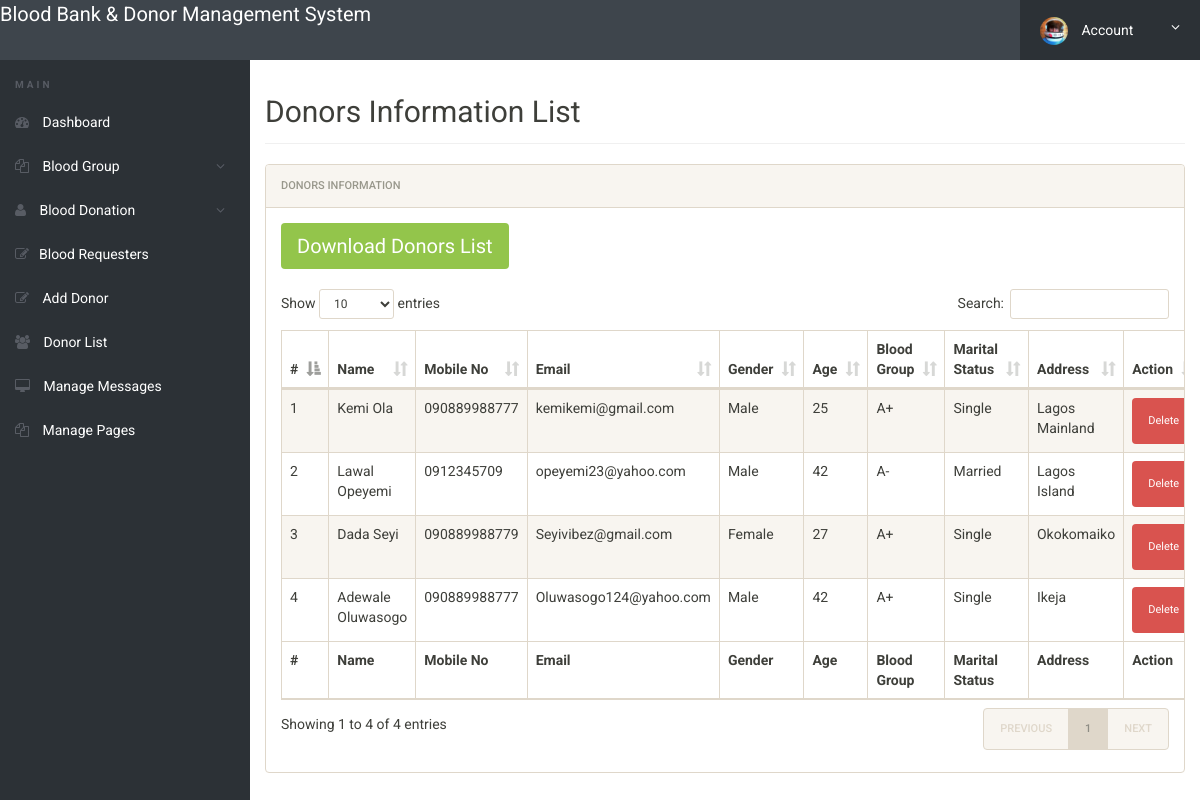
/admin/donor-list.php (signed in), run on the app's committed database.
### tables this page shows
CREATE TABLE `tblblooddonors` (
  `Id` int(10) NOT NULL,
  `FirstName` varchar(1000) NOT NULL,
  `LastName` varchar(1000) NOT NULL,
  `MobileNumber` varchar(20) NOT NULL,
  `EmailId` varchar(1000) NOT NULL,
  `Gender` varchar(10) NOT NULL,
  `Age` varchar(100) NOT NULL,
  `BloodGroup` varchar(10) NOT NULL,
  `MaritalStatus` varchar(1000) NOT NULL,
  `Address` varchar(10000) NOT NULL,
  `GenoType` varchar(10) NOT NULL,
  `Status` varchar(10) NOT NULL,
  `DateCreated` varchar(100) NOT NULL
);

### admin/donor-list.php (the view, shortened to what this page needs)
<?php
include('includes/config.php');
if(strlen($_SESSION['alogin'])==0)
	{
header('location:index.php');
}
else{
 ?>
<!doctype html>
<html lang="en" class="no-js">
<head>
	<link rel="stylesheet" href="css/font-awesome.min.css">
	<link rel="stylesheet" href="css/bootstrap.min.css">
	<link rel="stylesheet" href="css/dataTables.bootstrap.min.css">
	<link rel="stylesheet" href="css/bootstrap-social.css">
	<link rel="stylesheet" href="css/bootstrap-select.css">
	<link rel="stylesheet" href="css/fileinput.min.css">
	<link rel="stylesheet" href="css/awesome-bootstrap-checkbox.css">
	<link rel="stylesheet" href="css/style.css">
</head>
<body>
	<?php include('includes/header.php');?>
	<div class="ts-main-content">
		<?php include('includes/leftbar.php');?>
		<div class="content-wrapper">
			<div class="container-fluid">
				<div class="row">
					<div class="col-md-12">
						<h2 class="page-title">Donors Information List</h2>
						<div class="panel panel-default">
							<div class="panel-heading">Donors Information</div>
							<div class="panel-body">
				<a href="download-records.php" class="btn btn-success" style="font-size:20px;">Download Donors List</a><br><br>
								<table id="zctb" class="display table table-striped table-bordered table-hover" cellspacing="0" width="100%">
									<thead>
										<tr>
										<th>#</th>
											<th>Name</th>
											<th>Mobile No</th>
											<th>Email</th>
											<th>Gender</th>
											<th>Age</th>
											<th>Blood Group</th>
											<th>Marital Status</th>
											<th>Address </th>
											<th>Action </th>
										</tr>
									</thead>
									<tfoot>
										<tr>
										<th>#</th>
										<th>Name</th>
											<th>Mobile No</th>
											<th>Email</th>
											<th>Gender</th>
											<th>Age</th>
											<th>Blood Group</th>
											<th>Marital Status</th>
											<th>Address </th>
											<th>Action </th>
										</tr>
									</tfoot>
									<tbody>
<?php
$cnt = 1;
$ret=mysqli_query($con,"SELECT * from tblblooddonors");
if(mysqli_num_rows($ret) > 0 )
{
while ($row=mysqli_fetch_array($ret))
{
	?>
										<tr>
											<td><?php echo htmlentities($cnt);?></td>
											<td><?php echo htmlentities($row['FirstName']." ".$row['LastName']);?></td>
											<td><?php echo htmlentities($row['MobileNumber']);?></td>
											<td><?php echo htmlentities($row['EmailId']);?></td>
											<td><?php echo htmlentities($row['Gender']);?></td>
											<td><?php echo htmlentities($row['Age']);?></td>
											<td><?php echo htmlentities($row['BloodGroup']);?></td>
											<td><?php echo htmlentities($row['MaritalStatus']);?></td>
											<td><?php echo htmlentities($row['Address']);?></td>
										<td>
<a href="donor-list.php?del=<?php echo htmlentities($row['Id']);?>" class="btn btn-danger" onclick="return confirm('Do you really want to delete this record')"> Delete</a>
</td>
										</tr>
										<?php $cnt=$cnt+1; }} ?>
									</tbody>
								</table>
							</div>
						</div>
					</div>
				</div>
			</div>
		</div>
	</div>
</body>
</html>
<?php } ?>

### admin/css/style.css (style rules this page uses)
html { font-size: 14px; }
@media only screen and (min-width: 480px) { html { font-size: 17px; } }
@media only screen and (min-width: 768px) { html { font-size: 14px; } }
body { font-size: 1em; }
a { color: #37a6c4; }
.btn { font-family: 'Oswald', sans-serif; }
.panel { overflow: hidden; }
.btn { text-transform: none; }
.page-title { padding-bottom: 15px; margin-bottom: 20px; border-bottom: 1px solid #f0f0f0; }
.ts-main-content .content-wrapper { padding-top: 15px; margin-top: 60px; }
@media only screen and (min-width: 992px) { .ts-main-content .content-wrapper { margin-left: 250px; } }

### data on the page
tblblooddonors: FirstName+LastName "Kemi Ola", MobileNumber "090889988777", EmailId "kemikemi@gmail.com", Gender "Male", Age "25", BloodGroup "A+", MaritalStatus "Single", Address "Lagos Mainland"
tblblooddonors: FirstName+LastName "Lawal Opeyemi", MobileNumber "0912345709", EmailId "opeyemi23@yahoo.com", Gender "Male", Age "42", BloodGroup "A-", MaritalStatus "Married", Address "Lagos Island"
tblblooddonors: FirstName+LastName "Dada Seyi", MobileNumber "090889988779", EmailId "Seyivibez@gmail.com", Gender "Female", Age "27", BloodGroup "A+", MaritalStatus "Single", Address "Okokomaiko"
tblblooddonors: FirstName+LastName "Adewale Oluwasogo", MobileNumber "090889988777", EmailId "Oluwasogo124@yahoo.com", Gender "Male", Age "42", BloodGroup "A+", MaritalStatus "Single", Address "Ikeja"
